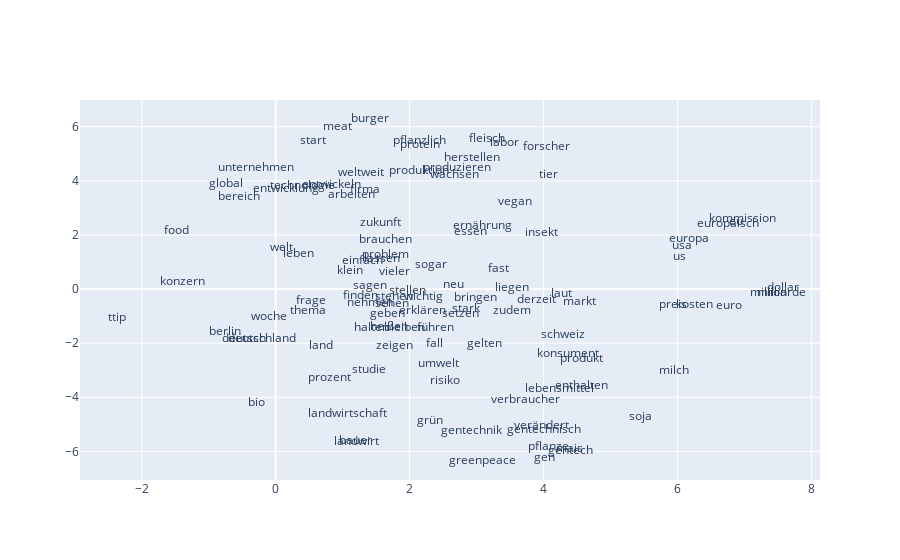

The cell this chart's notebook holds for it:
### Code cell
# old, from https://radimrehurek.com/gensim/auto_examples/tutorials/run_word2vec.html#sphx-glr-auto-examples-tutorials-run-word2vec-py
from sklearn.decomposition import IncrementalPCA    # inital reduction
from sklearn.manifold import TSNE                   # final reduction
import numpy as np                                  # array handling


def reduce_dimensions(model):
    num_dimensions = 2  # final num dimensions (2D, 3D, etc)

    # extract the words & their vectors, as numpy arrays
    vectors = np.asarray(model.wv.vectors)
    labels = np.asarray(model.wv.index_to_key)  # fixed-width numpy strings

    # reduce using t-SNE
    tsne = TSNE(n_components=num_dimensions, random_state=0)
    vectors = tsne.fit_transform(vectors)

    x_vals = [v[0] for v in vectors]
    y_vals = [v[1] for v in vectors]
    return x_vals, y_vals, labels


x_vals, y_vals, labels = reduce_dimensions(model)

def plot_with_plotly(x_vals, y_vals, labels, plot_in_notebook=True):
    from plotly.offline import init_notebook_mode, iplot, plot
    import plotly.graph_objs as go

    trace = go.Scatter(x=x_vals, y=y_vals, mode='text', text=labels)
    data = [trace]

    if plot_in_notebook:
        init_notebook_mode(connected=True)
        iplot(data, filename='word-embedding-plot')
    else:
        plot(data, filename='word-embedding-plot.html')


def plot_with_matplotlib(x_vals, y_vals, labels):
    import matplotlib.pyplot as plt
    import random

    random.seed(0)

    plt.figure(figsize=(12, 12))
    plt.scatter(x_vals, y_vals)

    #
    # Label randomly subsampled 25 data points
    #
    indices = list(range(len(labels)))
    selected_indices = random.sample(indices, 25)
    for i in selected_indices:
        plt.annotate(labels[i], (x_vals[i], y_vals[i]))

try:
    get_ipython()
except Exception:
    plot_function = plot_with_matplotlib
else:
    plot_function = plot_with_plotly

plot_function(x_vals, y_vals, labels)

### Figure 1 — Plotly figure (JSON) as saved in the notebook; plotly's stock layout.template omitted (floating-point values rounded to 4 significant figures)
{"data": [{"mode": "text", "text": ["sagen", "fleisch", "geben", "lebensmittel", "produkt", "neu", "eu", "prozent", "gentechnisch", "unternehmen", "gentechnik", "verändert", "deutschland", "usa", "vieler", "stehen", "sehen", "tier", "food", "pflanze", "gen", "markt", "deutsch", "essen", "welt", "verbraucher", "europa", "finden", "land", "euro", "landwirtschaft", "us", "insekt", "europäisch", "million", "lassen", "weltweit", "bringen", "frage", "thema", "liegen", "wichtig", "stellen", "gelten", "leben", "zeigen", "zukunft", "bleiben", "firma", "halten", "milliarde", "setzen", "meat", "labor", "entwicklung", "klein", "nehmen", "kommission", "vegan", "bauer", "problem", "burger", "laut", "herstellen", "studie", "grün", "pflanzlich", "schweiz", "brauchen", "stark", "umwelt", "enthalten", "produktion", "soja", "derzeit", "erklären", "entwickeln", "ernährung", "führen", "risiko", "arbeiten", "produzieren", "bereich", "technologie", "konzern", "berlin", "start", "mais", "forscher", "ttip", "protein", "zudem", "heißen", "fast", "einfach", "woche", "wachsen", "global", "gentech", "sogar", "milch", "landwirt", "kosten", "bio", "greenpeace", "konsument", "dollar", "fall", "preis"], "type": "scatter", "x": [1.404, 3.158, 1.668, 4.245, 4.572, 2.662, 6.874, 0.8081, 4.005, -0.2959, 2.92, 3.974, -0.201, 6.066, 1.778, 1.774, 1.732, 4.073, -1.484, 4.072, 4.022, 4.543, -0.476, 2.907, 0.09354, 3.733, 6.168, 1.263, 0.6788, 6.769, 1.067, 6.027, 3.976, 6.761, 7.36, 1.586, 1.268, 2.983, 0.5309, 0.4872, 3.527, 2.208, 1.968, 3.12, 0.3346, 1.777, 1.559, 1.923, 1.33, 1.431, 7.548, 2.761, 0.9208, 3.418, 0.1563, 1.115, 1.41, 6.967, 3.567, 1.188, 1.636, 1.414, 4.269, 2.934, 1.389, 2.307, 2.144, 4.288, 1.634, 2.843, 2.424, 4.574, 2.137, 5.455, 3.893, 2.19, 0.8283, 3.096, 2.388, 2.529, 1.134, 2.701, -0.547, 0.3972, -1.389, -0.762, 0.5625, 4.387, 4.038, -2.37, 2.163, 3.529, 1.69, 3.33, 1.293, -0.1035, 2.665, -0.7358, 4.398, 2.325, 5.951, 1.206, 6.258, -0.2903, 3.087, 4.372, 7.576, 2.366, 5.94], "y": [0.1088, 5.546, -0.9147, -3.688, -2.573, 0.1591, 2.489, -3.303, -5.202, 4.486, -5.24, -5.068, -1.857, 1.589, 0.635, -0.2993, -0.5423, 4.199, 2.144, -5.835, -6.232, -0.4915, -1.848, 2.118, 1.529, -4.102, 1.837, -0.2416, -2.102, -0.616, -4.601, 1.197, 2.08, 2.405, -0.1509, 1.097, 4.307, -0.329, -0.4334, -0.8043, 0.05143, -0.2832, -0.05794, -2.034, 1.302, -2.108, 2.448, -1.437, 3.674, -1.426, -0.1587, -0.9303, 5.992, 5.418, 3.71, 0.6674, -0.5046, 2.581, 3.208, -5.604, 1.247, 6.287, -0.1669, 4.829, -2.986, -4.875, 5.472, -1.681, 1.831, -0.7363, -2.78, -3.588, 4.38, -4.71, -0.3894, -0.8282, 3.849, 2.326, -1.439, -3.4, 3.474, 4.489, 3.39, 3.821, 0.2524, -1.58, 5.481, -5.897, 5.239, -1.059, 5.329, -0.8272, -1.383, 0.7359, 1.05, -1.024, 4.214, 3.897, -5.972, 0.8963, -3.013, -5.638, -0.5805, -4.222, -6.355, -2.39, 0.02651, -2.016, -0.5721]}], "layout": {}}
